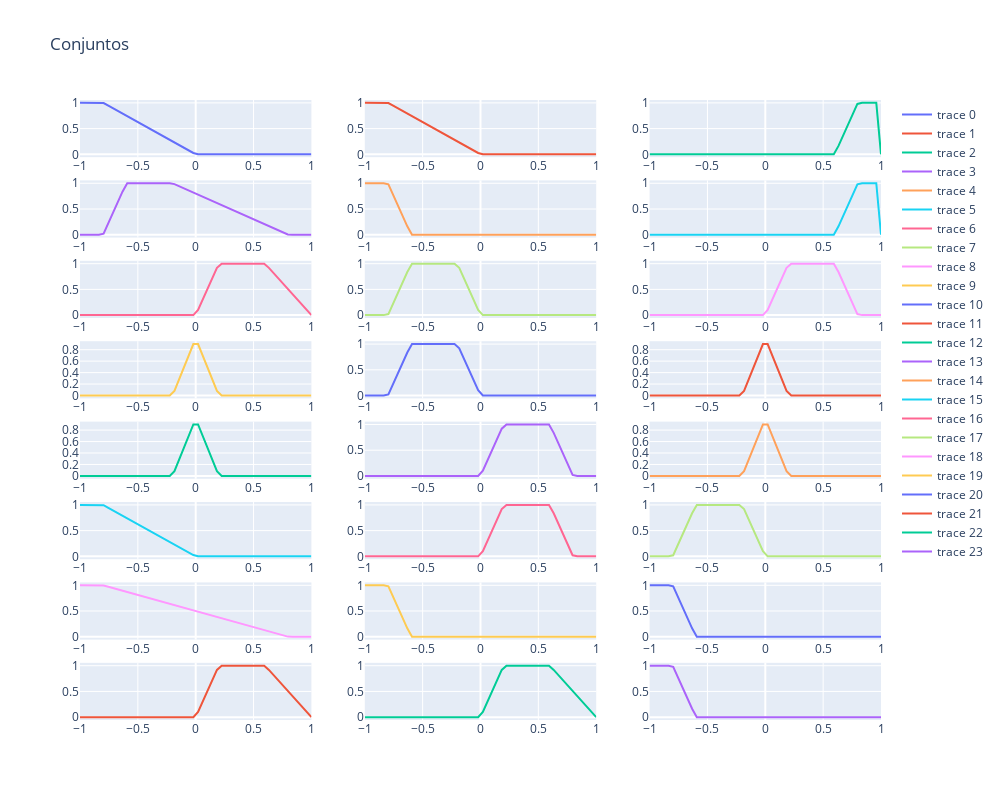

This figure's notebook cell:
### Code cell
# Ploteamos las reglas
fig = make_subplots(len(reglas),3)

# Iteramos ploteando
for i in range(len(reglas)):

    # Plot de entrada 1
    fig.add_trace(go.Scatter(x = df['x'], y = df[f'r{i}_e1']), row = i+1 ,col = 1)

    # Plot de la entrada 2
    fig.add_trace(go.Scatter(x = df['x'], y = df[f'r{i}_e2']), row = i+1 ,col = 2)

    # Plot de la salida
    fig.add_trace(go.Scatter(x = df['x'], y = df[f's{i}']), row = i+1 ,col = 3)

fig.update_layout(height=800, width=1000, title_text="Conjuntos")
fig.show()
